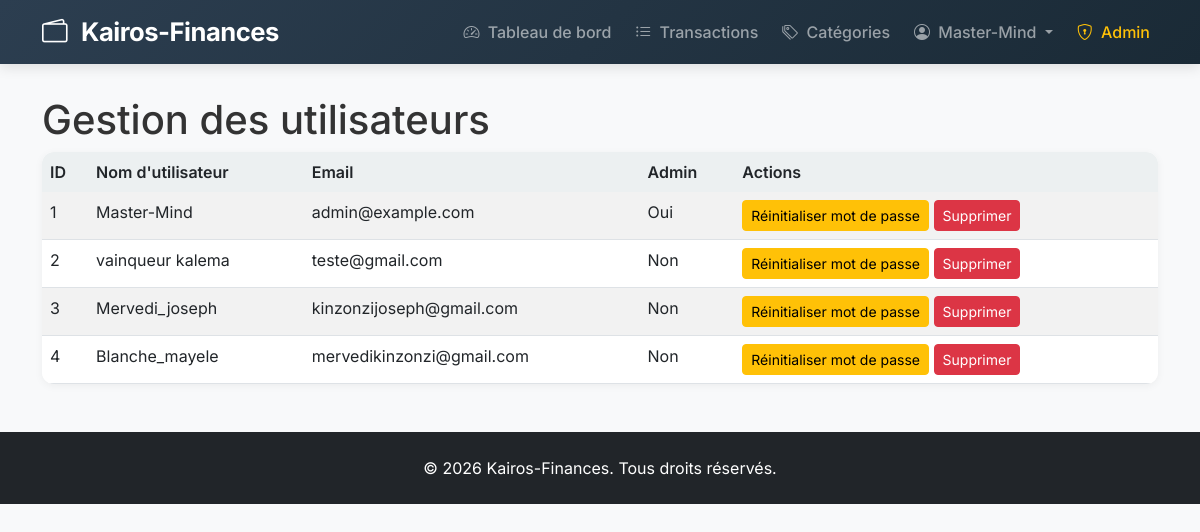
Before: /admin/users (signed in) with the older database file.
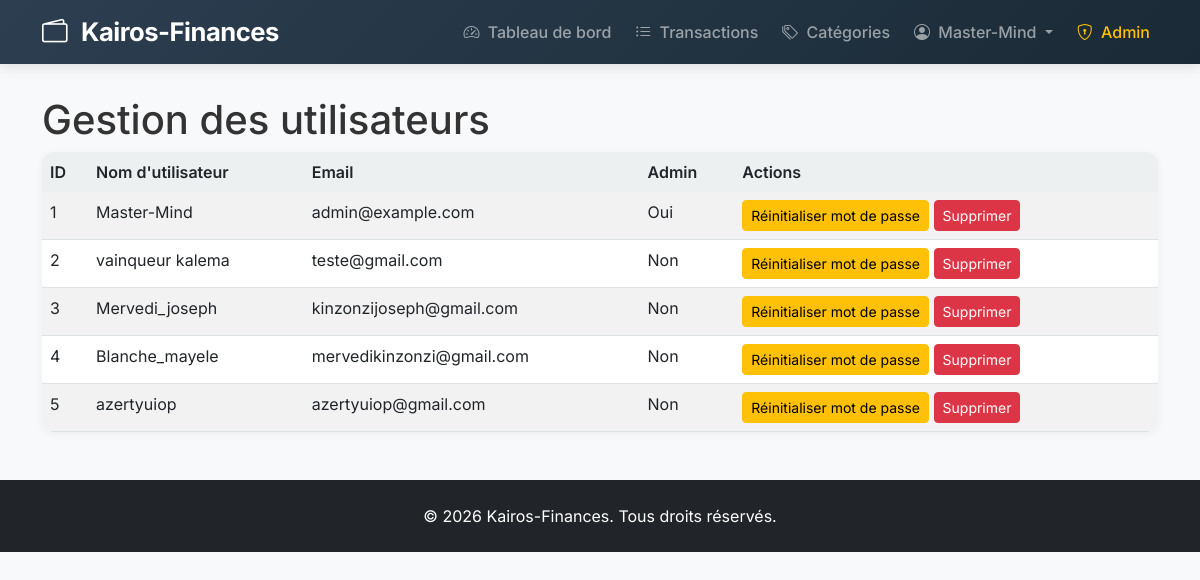
After: the same page with the newer database file.
### app/models.py (models this page shows, shortened)
class User(UserMixin, db.Model):
    __tablename__ = 'user'
    id = db.Column(db.Integer, primary_key=True)
    username = db.Column(db.String(80), unique=True, nullable=False)
    email = db.Column(db.String(120), unique=True, nullable=False)
    password_hash = db.Column(db.String(128))
    currency = db.Column(db.String(3), nullable=False, default='EUR')
    is_admin = db.Column(db.Boolean, default=False)
    date_created = db.Column(db.DateTime, default=datetime.utcnow)
    transactions = db.relationship('Transaction', backref='user', lazy='dynamic')
    categories = db.relationship('Category', backref='owner', lazy='dynamic')

### app/admin.py (the view)
@bp.route('/users')
@login_required
@admin_required
def list_users():
    users = User.query.all()
    return render_template('admin/users.html', users=users)

### app/admin.py (called while the page is built)
def admin_required(f):
    @wraps(f)
    def decorated_function(*args, **kwargs):
        if not current_user.is_authenticated or not current_user.is_admin:
            flash('Accès réservé aux administrateurs.', 'danger')
            return redirect(url_for('main.index'))
        return f(*args, **kwargs)
    return decorated_function

### app/templates/admin/users.html
{% extends 'base.html' %}
{% block content %}
<div class="container mt-4">
    <h1>Gestion des utilisateurs</h1>
    <table class="table table-striped">
        <thead>
            <tr>
                <th>ID</th>
                <th>Nom d'utilisateur</th>
                <th>Email</th>
                <th>Admin</th>
                <th>Actions</th>
            </tr>
        </thead>
        <tbody>
            {% for user in users %}
            <tr>
                <td>{{ user.id }}</td>
                <td>{{ user.username }}</td>
                <td>{{ user.email }}</td>
                <td>{{ "Oui" if user.is_admin else "Non" }}</td>
                <td>
                    <a href="{{ url_for('admin.reset_password', user_id=user.id) }}" class="btn btn-sm btn-warning">Réinitialiser mot de passe</a>
                    <form action="{{ url_for('admin.delete_user', user_id=user.id) }}" method="POST" style="display:inline;">
                        <button type="submit" class="btn btn-sm btn-danger" onclick="return confirm('Supprimer cet utilisateur ?')">Supprimer</button>
                    </form>
                </td>
            </tr>
            {% endfor %}
        </tbody>
    </table>
</div>
{% endblock %}

### app/templates/base.html (shortened to what this page needs)
<!DOCTYPE html>
<html lang="fr">
<head>
    <link href="https://cdn.jsdelivr.net/npm/bootstrap@5.3.0/dist/css/bootstrap.min.css" rel="stylesheet">
    <link rel="stylesheet" href="https://cdn.jsdelivr.net/npm/bootstrap-icons@1.11.3/font/bootstrap-icons.min.css">
    <link rel="stylesheet" href="{{ url_for('static', filename='css/style.css') }}">
</head>
<body>
    <nav class="navbar navbar-expand-lg navbar-dark fixed-top">
        <div class="container">
            <a class="navbar-brand" href="{{ url_for('main.index') }}">
                <i class="bi bi-wallet2 me-2"></i>
                <span class="fw-bold">Kairos-Finances</span>
            </a>
            <div class="collapse navbar-collapse" id="navbarNav">
                <ul class="navbar-nav ms-auto">
                    {% if current_user.is_authenticated %}
                        <li class="nav-item">
                            <a class="nav-link" href="{{ url_for('main.dashboard') }}">
                                <i class="bi bi-speedometer2 me-1"></i> Tableau de bord
                            </a>
                        </li>
                        <li class="nav-item">
                            <a class="nav-link" href="{{ url_for('transactions.list_transactions') }}">
                                <i class="bi bi-list-ul me-1"></i> Transactions
                            </a>
                        </li>
                        <li class="nav-item">
                            <a class="nav-link" href="{{ url_for('transactions.list_categories') }}">
                                <i class="bi bi-tags me-1"></i> Catégories
                            </a>
                        </li>
                        <li class="nav-item dropdown">
                            <a class="nav-link dropdown-toggle" href="javascript:void(0)" id="navbarDropdown" role="button" data-bs-toggle="dropdown" aria-expanded="false">
                                <i class="bi bi-person-circle me-1"></i> {{ current_user.username }}
                            </a>
                        </li>
                        {% if current_user.is_admin %}
                        <li class="nav-item">
                            <a class="nav-link text-warning" href="{{ url_for('admin.dashboard') }}">
                                <i class="bi bi-shield-lock me-1"></i> Admin
                            </a>
                        </li>
                        {% endif %}
                    {% endif %}
                </ul>
            </div>
        </div>
    </nav>
    <main class="pt-5 mt-4">
        {% block content %}{% endblock %}
    </main>
    <footer class="bg-dark text-white py-4 mt-5">
        <div class="container text-center">
            <p class="mb-0">&copy; 2026 Kairos-Finances. Tous droits réservés.</p>
        </div>
    </footer>
</body>
</html>

### app/static/css/style.css (style rules this page uses)
:root { --primary: #2c3e50; --primary-dark: #1a2a36; --secondary: #e67e22; --light: #ecf0f1; --dark: #2c3e50; --accent: #f1c40f; }
body { font-family: 'Inter', sans-serif; background-color: #f8f9fa; color: #333; }
.navbar { background: linear-gradient(135deg, var(--primary), var(--primary-dark)); box-shadow: 0 4px 12px rgba(0,0,0,0.1); transition: all 0.3s ease; }
.navbar-brand { font-size: 1.6rem; font-weight: 600; letter-spacing: -0.5px; transition: transform 0.3s; }
.nav-link { font-weight: 500; margin-left: 0.5rem; padding: 0.5rem 1rem; border-radius: 8px; transition: all 0.3s; }
.table { background-color: white; border-radius: 12px; overflow: hidden; box-shadow: 0 2px 8px rgba(0,0,0,0.05); }
.table thead th { background-color: var(--light); border-bottom: none; font-weight: 600; }

Changed rows visible on the page:
added User: id "5", username "azertyuiop", email "azertyuiop@gmail.com", is_admin "Non"
